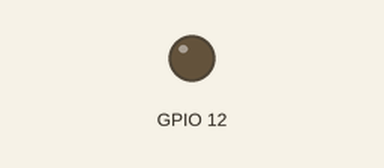
A program run on a simulated ESP8266 (NodeMCU). Shown: output pins drawn as LEDs (lit = HIGH). WiFi joins after 1.5 s; servers stay silent unless stated; what the program prints to the serial monitor is not drawn.

Above: at 4.0 s.
At 6.55 s:
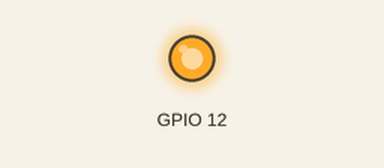
Timing chart, 0 to 8.1 s (numbered marks = the images above):
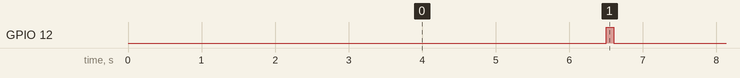

Measured:
- by itself, GPIO 12: alternates HIGH for 0.10 s and LOW for 5.0 s

The program:

main.cpp
```cpp
#include <ESP8266WiFi.h>
#include <ESP8266mDNS.h>
#include <WiFiUdp.h>
#include <ArduinoOTA.h>

#include <C:/auth/auth.h>

// Your WiFi credentials.
// Set password to "" for open networks.
char ssid[] = AuthSsid;
char pass[] = AuthPass;

void setup() {
  Serial.begin(115200);
  Serial.println("Booting");
  WiFi.mode(WIFI_STA);
  WiFi.begin(ssid, pass);
  while (WiFi.waitForConnectResult() != WL_CONNECTED) {
    Serial.println("Connection Failed! Rebooting...");
    delay(5000);
    ESP.restart();
  }

  // Port defaults to 8266
  // ArduinoOTA.setPort(8266);

  // Hostname defaults to esp8266-[ChipID]
  ArduinoOTA.setHostname("OTA MQTT");

  // No authentication by default
  ArduinoOTA.setPassword("admin");

  // Password can be set with it's md5 value as well
  // MD5(admin) = 21232f297a57a5a743894a0e4a801fc3
  // ArduinoOTA.setPasswordHash("21232f297a57a5a743894a0e4a801fc3");

  ArduinoOTA.onStart([]() {
    String type;
    if (ArduinoOTA.getCommand() == U_FLASH) {
      type = "sketch";
    } else { // U_SPIFFS
      type = "filesystem";
    }

    // NOTE: if updating SPIFFS this would be the place to unmount SPIFFS using SPIFFS.end()
    Serial.println("Start updating " + type);
  });
  ArduinoOTA.onEnd([]() {
    Serial.println("\nEnd");
  });
  ArduinoOTA.onProgress([](unsigned int progress, unsigned int total) {
    Serial.printf("Progress: %u%%\r", (progress / (total / 100)));
  });
  ArduinoOTA.onError([](ota_error_t error) {
    Serial.printf("Error[%u]: ", error);
    if (error == OTA_AUTH_ERROR) {
      Serial.println("Auth Failed");
    } else if (error == OTA_BEGIN_ERROR) {
      Serial.println("Begin Failed");
    } else if (error == OTA_CONNECT_ERROR) {
      Serial.println("Connect Failed");
    } else if (error == OTA_RECEIVE_ERROR) {
      Serial.println("Receive Failed");
    } else if (error == OTA_END_ERROR) {
      Serial.println("End Failed");
    }
  });
  ArduinoOTA.begin();
  Serial.println("Ready");
  Serial.print("IP address: ");
  Serial.println(WiFi.localIP());

  // program setup

  pinMode(12, OUTPUT);
}

void program(){
  digitalWrite(12, LOW);

  delay(5000);
  digitalWrite(12, HIGH);

  delay(100);
}

void loop() {
  ArduinoOTA.handle();
  program();
}
```
